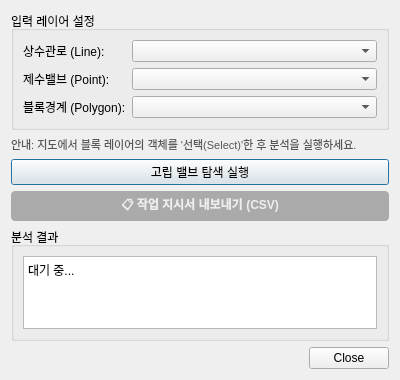
<?xml version="1.0" encoding="UTF-8"?>
<ui version="4.0">
 <class>WaterBlockIsolatorDialogBase</class>
 <widget class="QDialog" name="WaterBlockIsolatorDialogBase">
  <property name="geometry">
   <rect>
    <x>0</x>
    <y>0</y>
    <width>400</width>
    <height>380</height>
   </rect>
  </property>
  <property name="windowTitle">
   <string>WaterBlock Isolator</string>
  </property>
  <layout class="QVBoxLayout" name="verticalLayout">
   <item>
    <widget class="QGroupBox" name="groupBox">
     <property name="title">
      <string>입력 레이어 설정</string>
     </property>
     <layout class="QFormLayout" name="formLayout">
      <item row="0" column="0">
       <widget class="QLabel" name="label">
        <property name="text">
         <string>상수관로 (Line):</string>
        </property>
       </widget>
      </item>
      <item row="0" column="1">
       <widget class="QgsMapLayerComboBox" name="mcbPipeLayer"/>
      </item>
      <item row="1" column="0">
       <widget class="QLabel" name="label_2">
        <property name="text">
         <string>제수밸브 (Point):</string>
        </property>
       </widget>
      </item>
      <item row="1" column="1">
       <widget class="QgsMapLayerComboBox" name="mcbValveLayer"/>
      </item>
      <item row="2" column="0">
       <widget class="QLabel" name="label_3">
        <property name="text">
         <string>블록경계 (Polygon):</string>
        </property>
       </widget>
      </item>
      <item row="2" column="1">
       <widget class="QgsMapLayerComboBox" name="mcbBlockLayer"/>
      </item>
     </layout>
    </widget>
   </item>
   <item>
    <widget class="QLabel" name="lblInstructions">
     <property name="text">
      <string>안내: 지도에서 블록 레이어의 객체를 '선택(Select)'한 후 분석을 실행하세요.</string>
     </property>
     <property name="wordWrap">
      <bool>true</bool>
     </property>
     <property name="styleSheet">
      <string>color: #555; font-size: 11px;</string>
     </property>
    </widget>
   </item>
   <item>
    <widget class="QPushButton" name="btnAnalyze">
     <property name="text">
      <string>고립 밸브 탐색 실행</string>
     </property>
    </widget>
   </item>
   <item>
    <widget class="QPushButton" name="btnExport">
     <property name="text">
      <string>📋 작업 지시서 내보내기 (CSV)</string>
     </property>
     <property name="enabled">
      <bool>false</bool>
     </property>
     <property name="styleSheet">
      <string>QPushButton { background-color: #2e7d32; color: white; font-weight: bold; border-radius: 4px; padding: 4px; }
QPushButton:disabled { background-color: #aaa; color: #eee; }</string>
     </property>
    </widget>
   </item>
   <item>
    <widget class="QGroupBox" name="groupBox_2">
     <property name="title">
      <string>분석 결과</string>
     </property>
     <layout class="QVBoxLayout" name="verticalLayout_2">
      <item>
       <widget class="QTextBrowser" name="txtResult">
        <property name="html">
         <string>&lt;!DOCTYPE HTML PUBLIC "-//W3C//DTD HTML 4.0//EN" "http://www.w3.org/TR/REC-html40/strict.dtd"&gt;
&lt;html&gt;&lt;head&gt;&lt;meta name="qrichtext" content="1" /&gt;&lt;style type="text/css"&gt;
p, li { white-space: pre-wrap; }
&lt;/style&gt;&lt;/head&gt;&lt;body style=" font-family:'Gulim'; font-size:9pt; font-weight:400; font-style:normal;"&gt;
&lt;p style=" margin-top:0px; margin-bottom:0px; margin-left:0px; margin-right:0px; -qt-block-indent:0; text-indent:0px;"&gt;대기 중...&lt;/p&gt;&lt;/body&gt;&lt;/html&gt;</string>
        </property>
       </widget>
      </item>
     </layout>
    </widget>
   </item>
   <item>
    <widget class="QDialogButtonBox" name="buttonBox">
     <property name="orientation">
      <enum>Qt::Horizontal</enum>
     </property>
     <property name="standardButtons">
      <set>QDialogButtonBox::Close</set>
     </property>
    </widget>
   </item>
  </layout>
 </widget>
 <customwidgets>
  <customwidget>
   <class>QgsMapLayerComboBox</class>
   <extends>QComboBox</extends>
   <header>qgsmaplayercombobox.h</header>
  </customwidget>
 </customwidgets>
 <resources/>
 <connections>
  <connection>
   <sender>buttonBox</sender>
   <signal>rejected()</signal>
   <receiver>WaterBlockIsolatorDialogBase</receiver>
   <slot>reject()</slot>
   <hints>
    <hint type="sourcelabel">
     <x>316</x>
     <y>260</y>
    </hint>
    <hint type="destinationlabel">
     <x>286</x>
     <y>274</y>
    </hint>
   </hints>
  </connection>
 </connections>
</ui>
